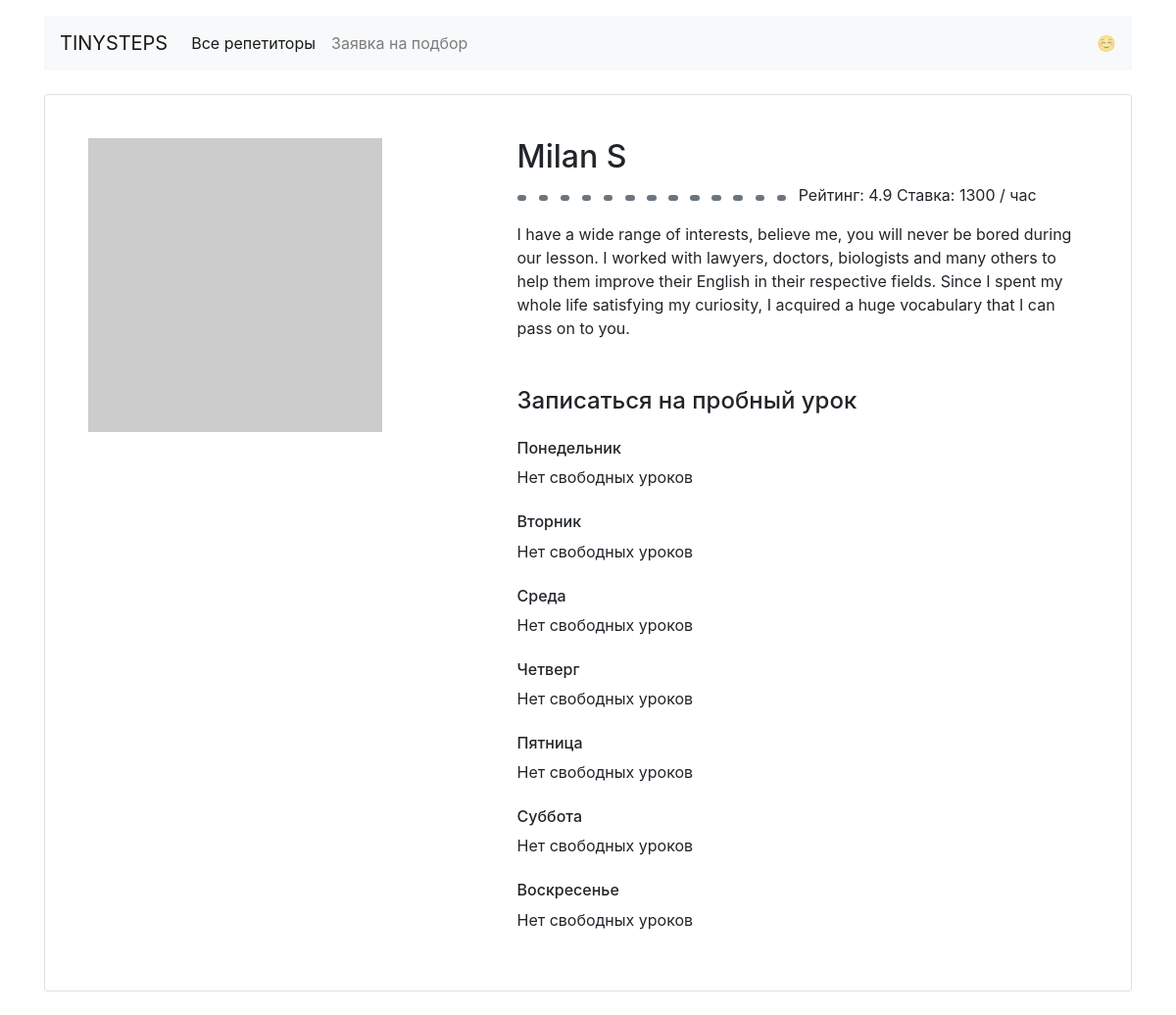
The page /profiles/3/ on the database its author committed.
### app.py (models this page shows)
class Teacher(db.Model):
    __tablename__ = 'teachers'
    id = db.Column(db.Integer, primary_key=True)
    data_id = db.Column(db.Integer, nullable=False)
    name = db.Column(db.String, nullable=False)
    about = db.Column(db.String, nullable=False)
    rating = db.Column(db.Float, nullable=False)
    picture = db.Column(db.String, nullable=False)
    price = db.Column(db.Integer, nullable=False)
    goals = db.Column(db.String, nullable=False)
    free = db.Column(db.JSON, nullable=False)
    booking = db.relationship("Booking")

### app.py (the view)
@app.route('/profiles/<profile_id>/')
def all_profiles(profile_id):
    teacher = db.session.query(Teacher).all()
    content = None
    for i in teacher:
        if i.data_id == int(profile_id):
            content = i
            break
    if content is None:
        return render_template('404.html'), 404
    goals = json_to_py_goals()
    output = render_template(
        'profile.html',
        content=content,
        goals=goals
        )
    return output

### app.py (called while the page is built)
def json_to_py_goals():
    with open('data_goals.json', 'r', encoding='utf-8') as f:
        content = json.load(f)
        return content

### templates/profile.html
{% extends "base.html" %} {% block wrapper %}
<main class="container mt-3">
  <div class="card my-4 mx-auto">
    <div class="card-body m-2 m-md-4">
      <article class="row">
        <div class="col-5">
          <img src="{{ content.picture }}" class="img-fluid" alt="" />
        </div>
        <div class="col-7">
          <section class="teacher=info">
            <h1 class="h2">{{ content.name }}</h1>
            <p>
              {% for i in content.goals %}
              <span class="badge badge-secondary mr-2"> {{ goals[i] }} </span>
              {% endfor %} Рейтинг: {{ content.rating }} Ставка: {{
              content.price }} / час
            </p>
            <p>{{ content.about }}</p>
          </section>
          <section class="available">
            <h4 class="mb-4 mt-5">Записаться на пробный урок</h4>
            <h6 class="mt-4">Понедельник</h6>
            {% if True in content.free.mon.values() %} {% for key, value in
            content.free.mon.items() %} {% if value == True %}
            <a
              href="/booking/{{ content.id }}/mon/{{ key[0] }}{{ key[1] }}/"
              class="btn btn-outline-success mr-2 mb-2"
            >
              {{ key }} свободно
            </a>
            {% endif %} {% endfor %} {% else %}
            <p>Нет свободных уроков</p>
            {% endif %}
            <h6 class="mt-4">Вторник</h6>
            {% if True in content.free.tue.values() %} {% for key, value in
            content.free.tue.items() %} {% if value == True %}
            <a
              href="/booking/{{ content.id }}/tue/{{ key[0] }}{{ key[1] }}/"
              class="btn btn-outline-success mr-2 mb-2"
            >
              {{ key }} свободно
            </a>
            {% endif %} {% endfor %} {% else %}
            <p>Нет свободных уроков</p>
            {% endif %}
            <h6 class="mt-4">Среда</h6>
            {% if True in content.free.wed.values() %} {% for key, value in
            content.free.wed.items() %} {% if value == True %}
            <a
              href="/booking/{{ content.id }}/wed/{{ key[0] }}{{ key[1] }}/"
              class="btn btn-outline-success mr-2 mb-2"
            >
              {{ key }} свободно
            </a>
            {% endif %} {% endfor %} {% else %}
            <p>Нет свободных уроков</p>
            {% endif %}
            <h6 class="mt-4">Четверг</h6>
            {% if True in content.free.thu.values() %} {% for key, value in
            content.free.thu.items() %} {% if value == True %}
            <a
              href="/booking/{{ content.id }}/thu/{{ key[0] }}{{ key[1] }}/"
              class="btn btn-outline-success mr-2 mb-2"
            >
              {{ key }} свободно
            </a>
            {% endif %} {% endfor %} {% else %}
            <p>Нет свободных уроков</p>
            {% endif %}
            <h6 class="mt-4">Пятница</h6>
            {% if True in content.free.fri.values() %} {% for key, value in
            content.free.fri.items() %} {% if value == True %}
            <a
              href="/booking/{{ content.id }}/fri/{{ key[0] }}{{ key[1] }}/"
              class="btn btn-outline-success mr-2 mb-2"
            >
              {{ key }} свободно
            </a>
            {% endif %} {% endfor %} {% else %}
            <p>Нет свободных уроков</p>
            {% endif %}
            <h6 class="mt-4">Суббота</h6>
            {% if True in content.free.sat.values() %} {% for key, value in
            content.free.sat.items() %} {% if value == True %}
            <a
              href="/booking/{{ content.id }}/sat/{{ key[0] }}{{ key[1] }}/"
              class="btn btn-outline-success mr-2 mb-2"
            >
              {{ key }} свободно
            </a>
            {% endif %} {% endfor %} {% else %}
            <p>Нет свободных уроков</p>
            {% endif %}
            <h6 class="mt-4">Воскресенье</h6>
            {% if True in content.free.sun.values() %} {% for key, value in
            content.free.sun.items() %} {% if value == True %}
            <a
              href="/booking/{{ content.id }}/sun/{{ key[0] }}{{ key[1] }}/"
              class="btn btn-outline-success mr-2 mb-2"
            >
              {{ key }} свободно
            </a>
            {% endif %} {% endfor %} {% else %}
            <p>Нет свободных уроков</p>
            {% endif %}
          </section>
        </div>
      </article>
    </div>
  </div>
</main>
{% endblock %}

### rows shown on the page
Teacher: name "Milan S", rating "4.9", price "1300", about "I have a wide range of interests, believe me, you will never be bored during our lesson. I worked with lawyers, doctors, biologists and many others to help them improve their English in their respective fields. Since I spent my whole life satisfying my curiosity, I acquired a huge vocabulary that I can pass on to you."
